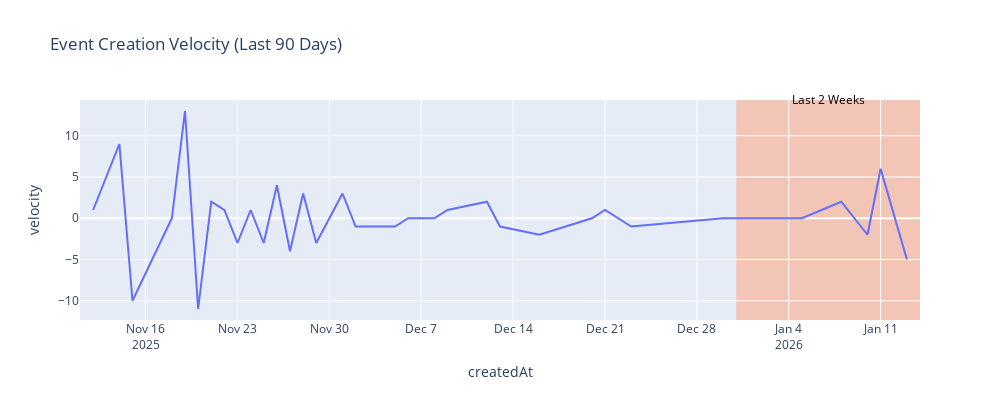

Here is the notebook cell this chart was saved with:
### Code cell
#plotting event velocity 
fig = px.line(events_per_day, x='createdAt', y='velocity',
               title='Event Creation Velocity (Last 90 Days)',
               width=1000, height=400)
#adding rectangle over last 2 weeks to highlight
fig.add_shape(
    type="rect",
    xref="x",
    yref="paper",
    x0=(pd.Timestamp.now() - pd.Timedelta(weeks=2)).date(),
    y0=0,
    x1=pd.Timestamp.now().date(),
    y1=1,
    fillcolor="LightSalmon",
    opacity=0.5,
    layer="below",
    line_width=0,
)
#adding annotation for the highlighted area
fig.add_annotation(
    x=(pd.Timestamp.now() - pd.Timedelta(weeks=1)).date(),
    y=1.05,
    xref="x",
    yref="paper",
    text="Last 2 Weeks",
    showarrow=False,
    font=dict(size=12, color="Black")
)

### Figure 1 — Plotly figure (JSON) as saved in the notebook; plotly's stock layout.template omitted (floating-point values rounded to 4 significant figures)
{"data": [{"hovertemplate": "createdAt=%{x}<br>velocity=%{y}<extra></extra>", "legendgroup": "", "line": {"color": "#636efa", "dash": "solid"}, "marker": {"symbol": "circle"}, "mode": "lines", "name": "", "orientation": "v", "showlegend": false, "type": "scatter", "x": ["2025-11-11", "2025-11-12", "2025-11-14", "2025-11-15", "2025-11-18", "2025-11-19", "2025-11-20", "2025-11-21", "2025-11-22", "2025-11-23", "2025-11-24", "2025-11-25", "2025-11-26", "2025-11-27", "2025-11-28", "2025-11-29", "2025-12-01", "2025-12-02", "2025-12-03", "2025-12-05", "2025-12-06", "2025-12-08", "2025-12-09", "2025-12-12", "2025-12-13", "2025-12-16", "2025-12-20", "2025-12-21", "2025-12-23", "2025-12-30", "2026-01-02", "2026-01-04", "2026-01-05", "2026-01-08", "2026-01-09", "2026-01-10", "2026-01-11", "2026-01-13"], "xaxis": "x", "y": [NaN, 1.0, 9.0, -10.0, 0.0, 13.0, -11.0, 2.0, 1.0, -3.0, 1.0, -3.0, 4.0, -4.0, 3.0, -3.0, 3.0, -1.0, -1.0, -1.0, 0.0, 0.0, 1.0, 2.0, -1.0, -2.0, 0.0, 1.0, -1.0, 0.0, 0.0, 0.0, 0.0, 2.0, 0.0, -2.0, 6.0, -5.0], "yaxis": "y"}], "layout": {"annotations": [{"font": {"color": "Black", "size": 12}, "showarrow": false, "text": "Last 2 Weeks", "x": "2026-01-07", "xref": "x", "y": 1.05, "yref": "paper"}], "height": 400, "legend": {"tracegroupgap": 0}, "shapes": [{"fillcolor": "LightSalmon", "layer": "below", "line": {"width": 0}, "opacity": 0.5, "type": "rect", "x0": "2025-12-31", "x1": "2026-01-14", "xref": "x", "y0": 0, "y1": 1, "yref": "paper"}], "title": {"text": "Event Creation Velocity (Last 90 Days)"}, "width": 1000, "xaxis": {"anchor": "y", "domain": [0, 1], "title": {"text": "createdAt"}}, "yaxis": {"anchor": "x", "domain": [0, 1], "title": {"text": "velocity"}}}}
